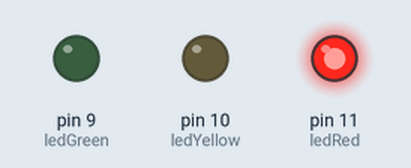
A sketch run on a simulated Arduino Uno, built with avr-gcc and run on an emulated ATmega328P. On the bench: output pins drawn as LEDs (lit = HIGH).

Above: at 2.5 s.
At 6.0 s:
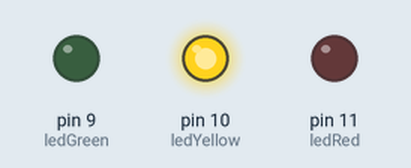
At 10.0 s:
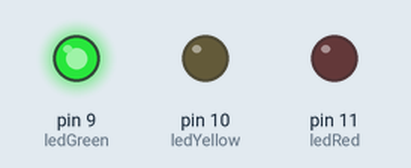
Timing chart, 0 to 16.9 s (numbered marks = the images above):
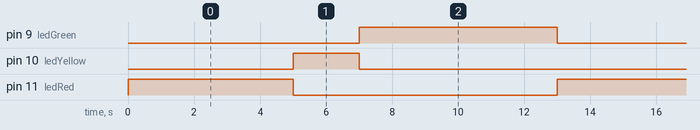

The sketch:

FirstLedBlink.ino
```cpp
int ledRed=11;
int ledYellow=10;
int ledGreen=9;
int wait=1000;

void setup() {

  pinMode(ledRed,OUTPUT);
  pinMode(ledYellow,OUTPUT);
  pinMode(ledGreen,OUTPUT);

}

void loop() {

  digitalWrite(ledRed,HIGH);
  delay(wait * 5);
  digitalWrite(ledRed,LOW);
  digitalWrite(ledYellow,HIGH);
  delay(wait * 2);
  digitalWrite(ledYellow,LOW);
  digitalWrite(ledGreen,HIGH);
  delay(wait * 6);
  digitalWrite(ledGreen,LOW);

}
```

Measured:
- by itself, pin 9 (ledGreen): alternates HIGH for 6.0 s and LOW for 7.0 s
- by itself, pin 10 (ledYellow): alternates HIGH for 2.0 s and LOW for 11.0 s
- by itself, pin 11 (ledRed): alternates HIGH for 5.0 s and LOW for 8.0 s
